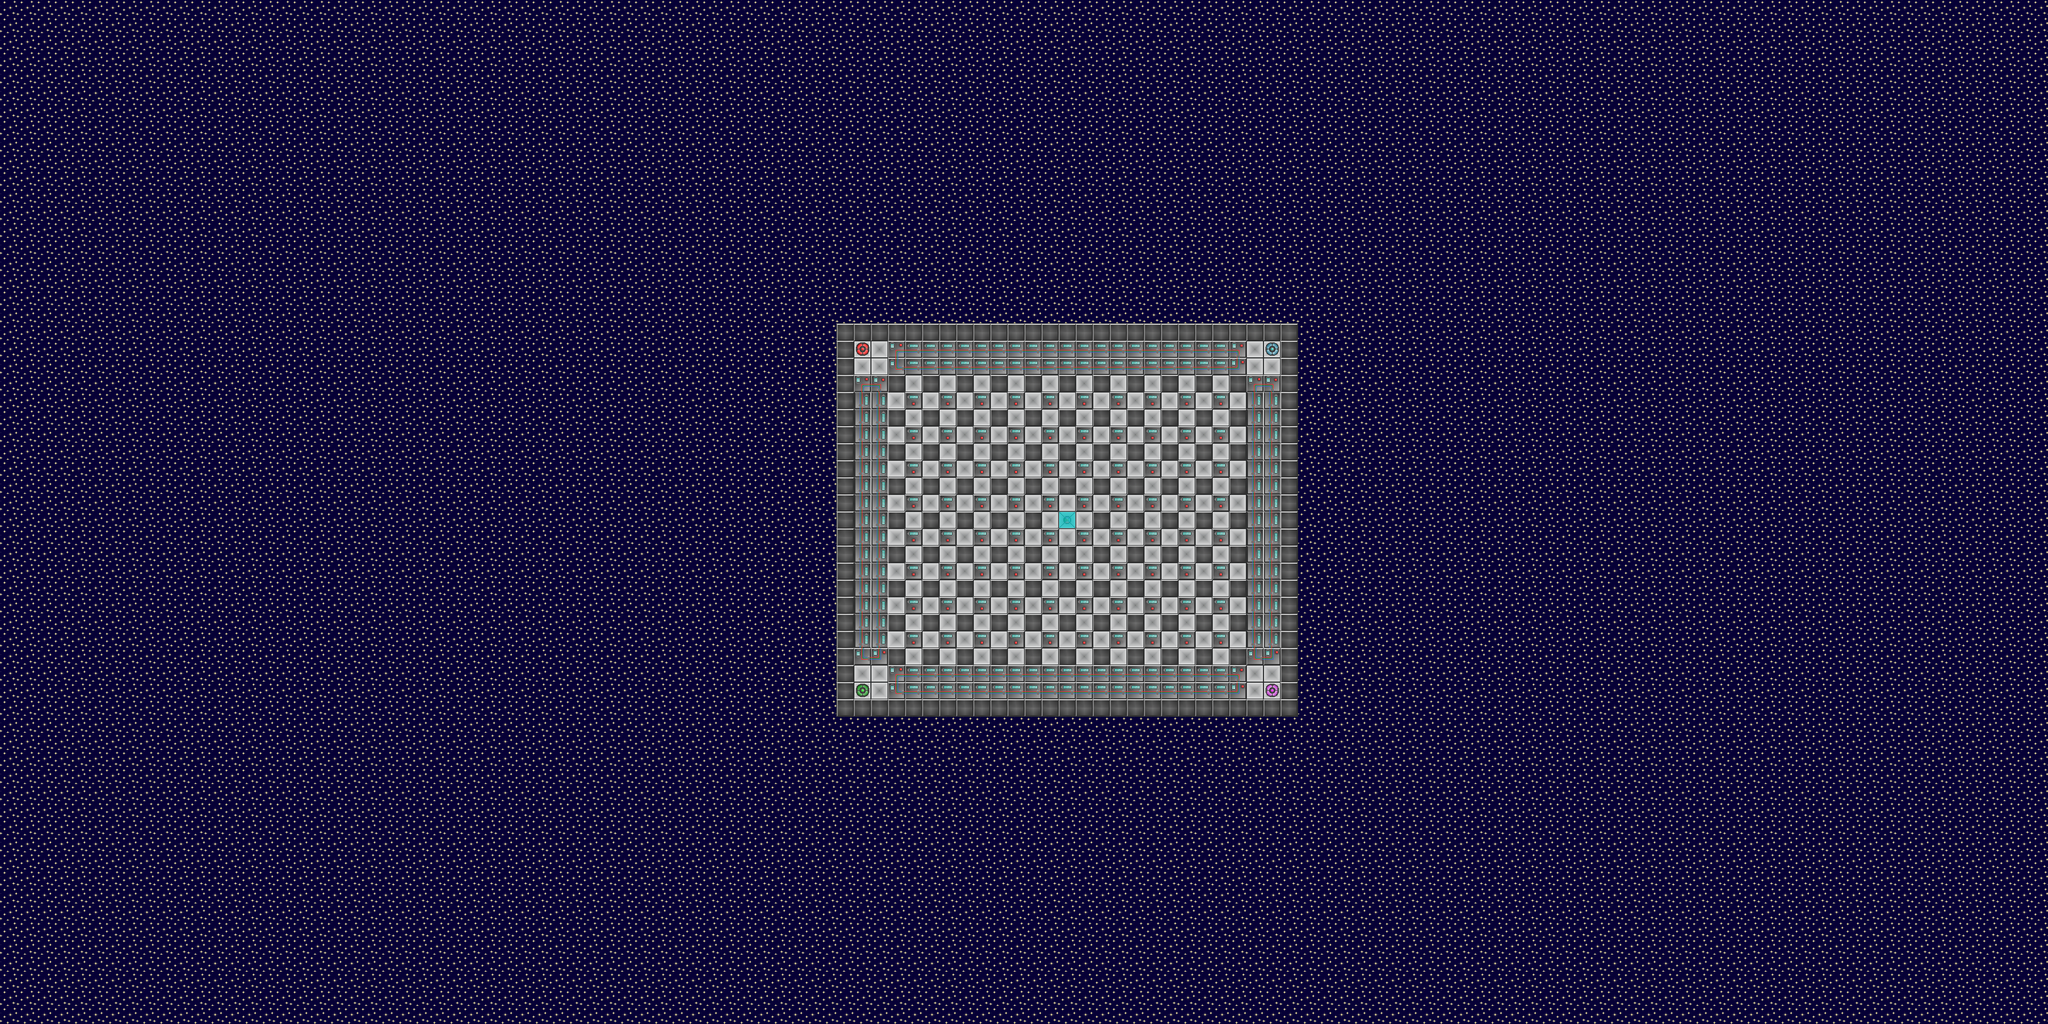

Rendered tile map (Tiled .tmx) drawn with the repository's tilesets; below, a short description and the map source with its tile grids summarised:
An orthogonal 120x60 tile map with 32x32 px tiles, 5 tile layers (Background, Floor, Blocks, Items, ...), 2 tilesets.

<map version="1.0" orientation="orthogonal" renderorder="right-down" width="120" height="60" tilewidth="32" tileheight="32" nextobjectid="1">
 <tileset firstgid="1" name="map_tiles" tilewidth="34" tileheight="34" tilecount="28" columns="4">
  <image source="../blocks/map_tiles.png" width="136" height="256" />
  <tile id="2">
   <properties>
    <property name="Item-Spawner" value="" />
   </properties>
  </tile>
  <tile id="3">
   <properties>
    <property name="blocked" value="" />
   </properties>
  </tile>
  <tile id="4">
   <properties>
    <property name="Spawn-P2" value="" />
   </properties>
  </tile>
  <tile id="5">
   <properties>
    <property name="Spawn-P3" value="" />
   </properties>
  </tile>
  <tile id="6">
   <properties>
    <property name="Spawn-P4" value="" />
   </properties>
  </tile>
  <tile id="7">
   <properties>
    <property name="Spawn-P1" value="" />
   </properties>
  </tile>
  <tile id="8">
   <properties>
    <property name="blocked" value="" />
    <property name="undestructable" value="" />
   </properties>
  </tile>
  <tile id="9">
   <properties>
    <property name="blocked" value="" />
    <property name="ghost-blocked" value="" />
    <property name="undestructable" value="" />
   </properties>
  </tile>
  <tile id="10">
   <properties>
    <property name="blocked" value="" />
   </properties>
  </tile>
  <tile id="11">
   <properties>
    <property name="blocked" value="" />
   </properties>
  </tile>
  <tile id="12">
   <properties>
    <property name="blocked" value="" />
   </properties>
  </tile>
  <tile id="13">
   <properties>
    <property name="blocked" value="" />
   </properties>
  </tile>
  <tile id="14">
   <properties>
    <property name="blocked" value="" />
   </properties>
  </tile>
  <tile id="15">
   <properties>
    <property name="blocked" value="" />
   </properties>
  </tile>
  <tile id="16">
   <properties>
    <property name="blocked" value="" />
   </properties>
  </tile>
  <tile id="17">
   <properties>
    <property name="blocked" value="" />
   </properties>
  </tile>
  <tile id="18">
   <properties>
    <property name="blocked" value="" />
   </properties>
  </tile>
  <tile id="19">
   <properties>
    <property name="blocked" value="" />
   </properties>
  </tile>
  <tile id="20">
   <properties>
    <property name="blocked" value="" />
   </properties>
  </tile>
  <tile id="21">
   <properties>
    <property name="blocked" value="" />
   </properties>
  </tile>
  <tile id="22">
   <properties>
    <property name="blocked" value="" />
   </properties>
  </tile>
  <tile id="23">
   <properties>
    <property name="blocked" value="" />
   </properties>
  </tile>
  <tile id="24">
   <properties>
    <property name="blocked" value="" />
   </properties>
  </tile>
  <tile id="25">
   <properties>
    <property name="blocked" value="" />
   </properties>
  </tile>
  <tile id="26">
   <properties>
    <property name="blocked" value="" />
   </properties>
  </tile>
  <tile id="27">
   <properties>
    <property name="blocked" value="" />
   </properties>
  </tile>
 </tileset>
 <tileset firstgid="29" name="background-credits" tilewidth="34" tileheight="34" tilecount="28" columns="4">
  <image source="../blocks/background-credits.png" width="136" height="256" />
 </tileset>
 <layer name="Background" width="120" height="60">
  <data>[7200 cells, 7200 non-empty, 1 distinct tile ids]</data>
 </layer>
 <layer name="Floor" width="120" height="60">
  <data>[7200 cells, 621 non-empty, 6 distinct tile ids]</data>
 </layer>
 <layer name="Blocks" width="120" height="60">
  <data>[7200 cells, 427 non-empty, 10 distinct tile ids]</data>
 </layer>
 <layer name="Items" width="120" height="60">
  <data>[7200 cells, 0 non-empty, 0 distinct tile ids]</data>
 </layer>
 <layer name="Bombs" width="120" height="60">
  <data>[7200 cells, 0 non-empty, 0 distinct tile ids]</data>
 </layer>
</map>